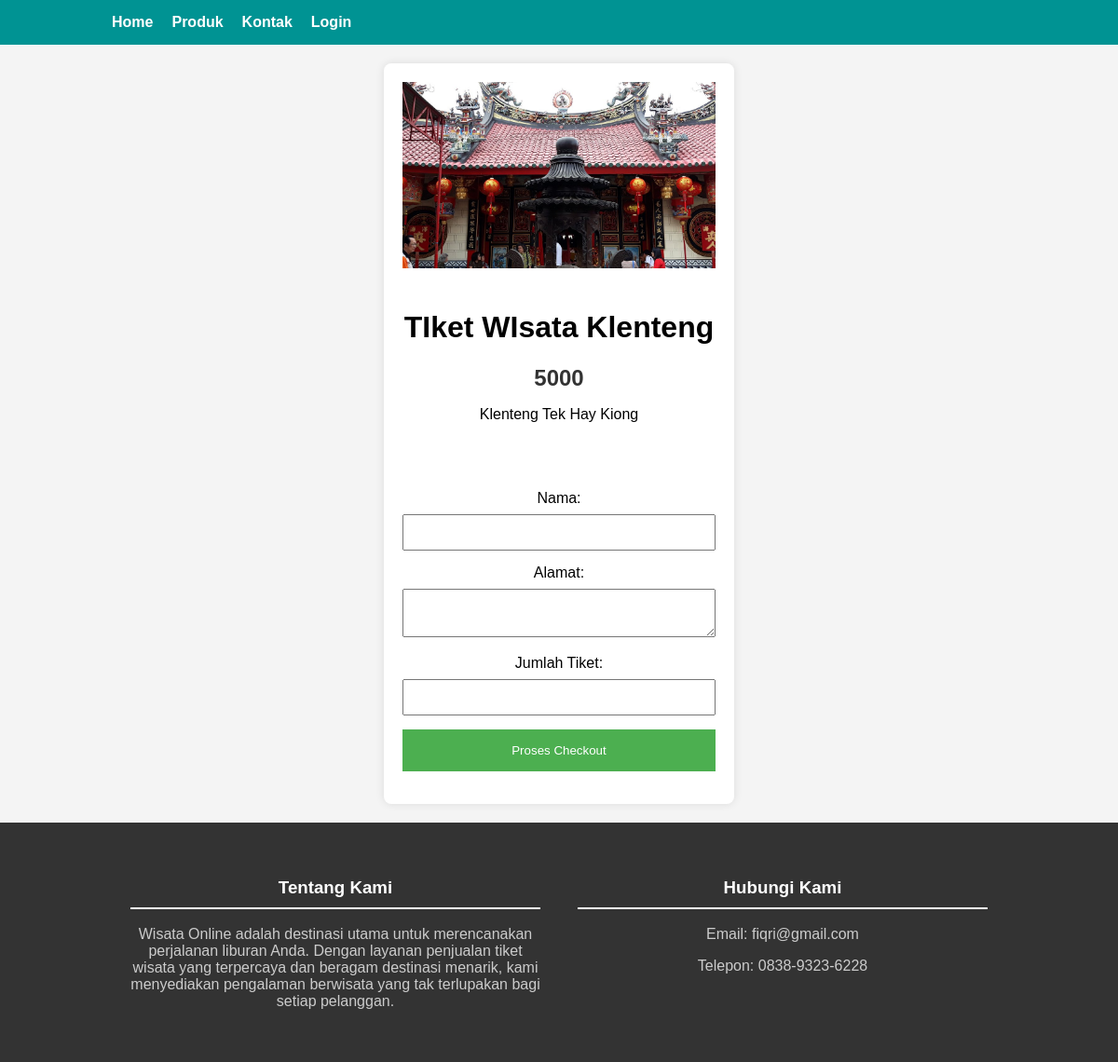
The app's page /checkout.php?id=14 with its own data.
### tables this page shows
CREATE TABLE `produk` (
  `id` int(11) NOT NULL,
  `gambar` text NOT NULL,
  `nama_barang` text NOT NULL,
  `harga` text NOT NULL,
  `deskripsi` text NOT NULL
);

### checkout.php (the view, shortened to what this page needs)
<?php
$host = "localhost";
$user = "root";
$password = "";
$database = "penjualan";
$koneksi = mysqli_connect($host, $user, $password, $database);
if (isset($_GET['id'])) {
    $id_produk = $_GET['id'];
    $query_produk = "SELECT * FROM produk WHERE id = $id_produk";
    $result_produk = mysqli_query($koneksi, $query_produk);
    $produk = mysqli_fetch_assoc($result_produk);
} else {
    header("Location: index.php");
    exit();
}
?>
<!DOCTYPE html>
<html lang="en">
<head>
    <link rel="stylesheet" href="style.css">
    <link rel="stylesheet" href="checkout-style.css">
</head>
<body>
    <header>
        <nav class="navbar">
            <div class="container">
                <ul class="nav-links">
                    <li><a href="index.php">Home</a></li>
                    <li><a href=".card">Produk</a></li>
                    <li><a href="footer-contact">Kontak</a></li>
                    <li><a href="login.php">Login</a></li>
                </ul>
            </div>
        </nav>
    </header>
    <div class="container">
        <div class="card">
            <img src="img/<?php echo $produk['gambar']; ?>" alt="Gambar tiket">
            <h1>
                <?php echo $produk['nama_barang']; ?>
            </h1>
            <h2>
                <?php echo $produk['harga']; ?>
            </h2>
            <p>
                <?php echo $produk['deskripsi']; ?>
            </p>
            <br><br>
            <form action="proses_checkout.php" method="post">
                <label for="nama">Nama:</label>
                <input type="text" id="nama" name="nama" required>
                <label for="alamat">Alamat:</label>
                <textarea id="alamat" name="alamat" required></textarea>
                <label for="jumlah_barang">Jumlah Tiket:</label>
                <input type="number" id="jumlah_barang" name="jumlah_barang" required>
                <button type="submit">Proses Checkout</button>
            </form>
        </div>
    </div>
</body>
<footer>
    <div class="container">
        <div class="footer-content">
            <div class="footer-about">
                <h3>Tentang Kami</h3>
                <p>Wisata Online adalah destinasi utama untuk merencanakan perjalanan liburan Anda. Dengan layanan
                    penjualan tiket wisata yang terpercaya dan beragam destinasi menarik, kami menyediakan pengalaman
                    berwisata yang tak terlupakan bagi setiap pelanggan.</p>
            </div>
            <div class="footer-contact">
                <h3>Hubungi Kami</h3>
                <p>Email: fiqri@gmail.com</p>
                <p>Telepon: 0838-9323-6228</p>
            </div>
        </div>
    </div>
</footer>
</html>

### style.css (style rules this page uses)
body { font-family: 'Arial', sans-serif; margin: 0; padding: 0; background-color: #00fbff; }
header { background-color: #009393; color: #fff; padding: 15px 0; }
header .container { max-width: 1200px; margin: 0 auto; display: flex; justify-content: space-between; align-items: center; }
.nav-links { list-style: none; display: flex; margin: 0; padding: 0; }
.nav-links li { margin-right: 20px; }
.nav-links a { text-decoration: none; color: #fff; font-weight: bold; transition: color 0.3s ease; }
.container { display: flex; justify-content: center; align-items: center; flex-wrap: wrap; margin: 20px; }
.card { background-color: #fff; box-shadow: 0 4px 8px rgb(0, 75, 70); border-radius: 8px; overflow: hidden; margin: 20px; text-align: center; }
.card img { width: 100%; height: 200px; object-fit: cover; }
.card h2 { margin: 10px 0; color: #333; }
footer { background-color: #009393; color: #fff; padding: 40px 0; }
footer .container { max-width: 1200px; margin: 0 auto; padding: 0 20px; }
.footer-content { display: flex; justify-content: space-between; align-items: flex-start; flex-wrap: wrap; }
.footer-about, .footer-contact { flex: 1; margin: 20px; }
.footer-about h3, .footer-contact h3 { color: #fff; }
.footer-about p, .footer-contact p { color: #ccc; }

### checkout-style.css (style rules this page uses)
body { font-family: "Arial", sans-serif; margin: 0; padding: 0; background-color: #f4f4f4; }
.container { width: 80%; margin: 0 auto; }
.card { background-color: #fff; box-shadow: 0 0 10px rgba(0, 0, 0, 0.1); margin: 20px 0; padding: 20px; text-align: center; }
.card img { max-width: 100%; height: auto; margin-bottom: 20px; }
form { margin-top: 20px; }
label { display: block; margin-bottom: 8px; }
input, textarea, button { width: 100%; padding: 10px; margin-bottom: 15px; box-sizing: border-box; }
button { background-color: #4caf50; color: #fff; border: none; padding: 15px; cursor: pointer; }
footer { background-color: #333; color: #fff; padding: 20px 0; text-align: center; }
.footer-content { display: flex; justify-content: space-between; }
.footer-about, .footer-contact { width: 45%; }
.footer-about h3, .footer-contact h3 { border-bottom: 2px solid #fff; padding-bottom: 10px; }
.card img { max-width: 100%; height: auto; margin-bottom: 20px; max-height: 200px; }

### records on screen
produk: gambar (picture), nama_barang "TIket WIsata Klenteng", harga "5000", deskripsi "Klenteng Tek Hay Kiong"
